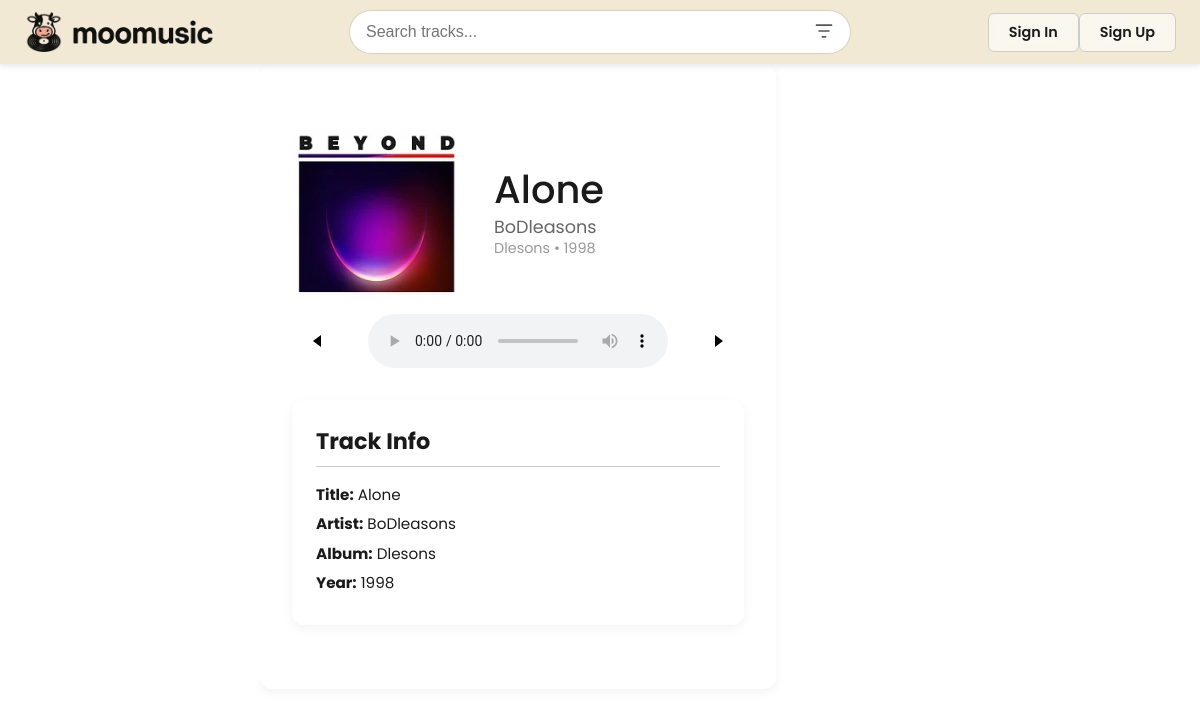
The app's page /track/8/ with its own data.
### pages/models.py (models this page shows, shortened)
class Track(models.Model):
    title       = models.CharField(max_length=200)
    artist      = models.CharField(max_length=200)
    audio_file  = models.FileField(upload_to='tracks/')
    cover_image = models.ImageField(upload_to='covers/', null=True, blank=True)
    album       = models.CharField(max_length=200, null=True, blank=True)
    year        = models.IntegerField(null=True, blank=True)
    class Meta:
        ordering = ['artist', 'title']

### pages/views.py (the view)
# urls.py: path("track/<int:pk>/", views.track, name="track"),
def track(request, pk):
    track = get_object_or_404(Track, pk=pk)
    if request.user.is_authenticated:
        Recent.objects.filter(user=request.user, track=track).delete()
        Recent.objects.create(user=request.user, track=track)
    all_tracks = list(Track.objects.order_by('id'))
    ids = [t.id for t in all_tracks]
    idx = ids.index(track.id)
    prev_track = all_tracks[idx - 1] if idx > 0 else None
    next_track = all_tracks[idx + 1] if idx < len(all_tracks) - 1 else None
    is_fav = (
        request.user.is_authenticated and
        Favourite.objects.filter(user=request.user, track=track).exists()
    )
    recent_songs, favourites, playlists = _get_sidebar_data(request.user)
    return render(request, 'pages/track.html', {
        'track': track,
        'previous_track': prev_track,
        'next_track': next_track,
        'is_fav': is_fav,
        'recent_songs': recent_songs,
        'favourites': favourites,
        'playlists': playlists,
    })

### pages/context_processors.py (called while the page is built, shortened)
def sidebar_data(request):
    return {}

### pages/views.py (called while the page is built, shortened)
def _get_sidebar_data(user):
    recent_songs = []
    favourites = []
    playlists = []
    return recent_songs, favourites, playlists

### templates/pages/track.html (shortened to what this page needs)
{% extends 'base.html' %}
{% load static %}
{% block content %}
<div class="home-container{% if not user.is_authenticated %} no-sidebar{% endif %}">
  <main class="main-content">
    <div class="track-card">
      <div class="track-header">
        <div class="cover-large-wrapper">
          {% if track.cover_image %}
            <img src="{{ track.cover_image.url }}" alt="{{ track.title }}">
          {% else %}
            <img src="/media/default.jpg" alt="{{ track.title }}">
          {% endif %}
        </div>
        <div class="track-details">
          <div class="track-meta">
            <h1 class="track-title">{{ track.title }}</h1>
            <p class="track-artist">{{ track.artist }}</p>
            {% if track.album %}
              <p class="track-album">{{ track.album }} • {{ track.year }}</p>
            {% endif %}
          </div>
        </div>
      </div>
      <div class="player-section">
        <button class="ctrl-btn" onclick="previousTrack()" {% if not previous_track %}disabled{% endif %}>
          <svg width="24" height="24" viewBox="0 0 24 24"><path d="M15 18l-8-6 8-6z"/></svg>
        </button>
        <audio id="player" controls>
          <source src="{{ track.audio_file.url }}" type="audio/mpeg">
        </audio>
        <button class="ctrl-btn" onclick="nextTrack()" {% if not next_track %}disabled{% endif %}>
          <svg width="24" height="24" viewBox="0 0 24 24"><path d="M9 6l8 6-8 6z"/></svg>
        </button>
      </div>
      <section class="track-metadata">
        <h2>Track Info</h2>
        <ul>
          <li><strong>Title:</strong> {{ track.title }}</li>
          <li><strong>Artist:</strong> {{ track.artist }}</li>
          {% if track.album %}
            <li><strong>Album:</strong> {{ track.album }}</li>
          {% endif %}
          {% if track.year %}
            <li><strong>Year:</strong> {{ track.year }}</li>
          {% endif %}
        </ul>
      </section>
    </div>
  </main>
</div>
{% endblock %}

### pages/static/css/layout.css (style rules this page uses)
:root { --sidebar-w: 260px; --main-max: 1000px; --gap: 2rem; }

### pages/static/css/base.css (style rules this page uses)
:root { --clr-bg: #ffffff; --clr-text: #1a1a1a; --clr-muted: #888; --clr-accent: #f2e9d4; --clr-accent-dark: #d8c69a; --clr-glass: rgba(255, 255, 255, 0.4); --clr-glass-strong: rgba(255, 255, 255, 0.6); --shadow-soft: 0 8px 24px rgba(0, 0, 0, 0.1); --radius: 12px; --shadow-soft: 0 4px 10px rgba(0, 0, 0, 0.05); --border-light: #e0e0e0; }
* { scrollbar-width: thin; scrollbar-color: rgba(0, 0, 0, 0.1) transparent; }
*, *::before, *::after { box-sizing: border-box; margin: 0; padding: 0; }
body { font-family: "Poppins", sans-serif; color: var(--clr-text); display: flex; flex-direction: column; min-height: 100vh; background-color: var(--clr-bg); }

### pages/static/css/components.css (style rules this page uses)
.home-container { display: flex; align-items: flex-start; gap: 2rem; padding: 2rem 1rem; }
.main-content { flex: 1; max-width: 1000px; width: 100%; display: flex; flex-direction: column; gap: 2rem; }

### pages/static/css/track.css (style rules this page uses)
.track-header { display: flex; align-items: center; gap: 2rem; }
.cover-large-wrapper { width: 170px; height: 170px; border-radius: 12px; overflow: hidden; }
.cover-large-wrapper img { width: 100%; height: 100%; object-fit: cover; }
.track-details h1 { font-size: 2.4rem; margin-bottom: 0.2rem; }
.track-details .track-artist { font-size: 1.1rem; color: #666; }
.track-details .track-album { font-size: 0.9rem; color: #999; }
.player-section { display: flex; align-items: center; gap: 1.5rem; justify-content: center; margin-top: 1rem; }
.ctrl-btn { background: var(--clr-glass); backdrop-filter: blur(8px); border: none; border-radius: 50%; width: 52px; height: 52px; display: flex; align-items: center; justify-content: center; transition: background 0.2s; }
.track-details { display: flex; justify-content: space-between; align-items: center; gap: 2rem; flex-wrap: wrap; flex: 1; }
.track-meta { flex-grow: 1; min-width: 200px; }
.track-metadata { margin-top: 2rem; padding: 1.5rem; background: var(--clr-glass); border-radius: 12px; backdrop-filter: blur(6px); box-shadow: 0 4px 12px rgba(0,0,0,0.05); color: var(--clr-text); }
.track-metadata h2 { margin-bottom: 1rem; font-size: 1.4rem; border-bottom: 1px solid #ccc; padding-bottom: 0.5rem; }
.track-metadata ul { list-style: none; padding-left: 0; }
.track-metadata li { margin: 0.4rem 0; font-size: 0.95rem; }

### pages/static/css/elements/navbar.css (style rules this page uses)
.track-title { font-size: 0.95rem; font-weight: 500; line-height: 1.2; }
.track-artist { font-size: 0.8rem; color: var(--clr-muted); margin-top: 0.15rem; line-height: 1.2; }

### pages/static/css/elements/sidebar.css (style rules this page uses)
.track-title { font-size: 0.95rem; font-weight: 500; }
.track-artist { font-size: 0.8rem; color: var(--clr-muted); margin-top: 0.15rem; }

### records on screen
Track: cover_image (picture), title "Alone", artist "BoDleasons", album "Dlesons", year "1998"
